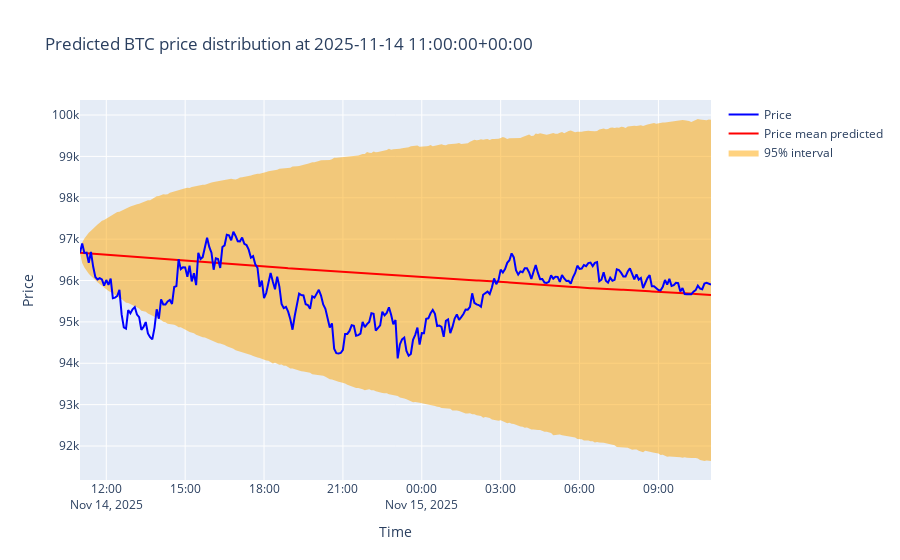

Notebook cell for this chart:
### Code cell
## Log-return forecast mapped into price space (for the last asset and last prediction)
plot_quarantine(asset, predictions_evaluated[0], tracker_evaluator.tracker.prices, mode="incremental")

### Figure 1 — Plotly figure (JSON) as saved in the notebook; plotly's stock layout.template omitted (floating-point values rounded to 4 significant figures; data arrays with more than 128 entries replaced by an {"elided": "..."} marker saying what was removed)
{"data": [{"line": {"width": 0}, "mode": "lines", "name": "5th percentile", "showlegend": false, "x": {"elided": "289 str values"}, "y": {"elided": "289 float values"}, "type": "scatter"}, {"fill": "tonexty", "fillcolor": "rgba(255,165,0,0.5)", "line": {"width": 0}, "mode": "lines", "name": "95% interval", "x": {"elided": "289 str values"}, "y": {"elided": "289 float values"}, "type": "scatter"}, {"line": {"color": "red", "width": 2}, "mode": "lines", "name": "Price mean predicted", "x": {"elided": "289 str values"}, "y": {"elided": "289 float values"}, "type": "scatter"}, {"line": {"color": "blue", "width": 2}, "mode": "lines", "name": "Price", "x": {"elided": "289 str values"}, "y": {"elided": "289 float values"}, "type": "scatter"}], "layout": {"title": {"text": "Predicted BTC price distribution at 2025-11-14 11:00:00+00:00"}, "hovermode": "x unified", "xaxis": {"title": {"text": "Time"}}, "yaxis": {"title": {"text": "Price"}}}}
